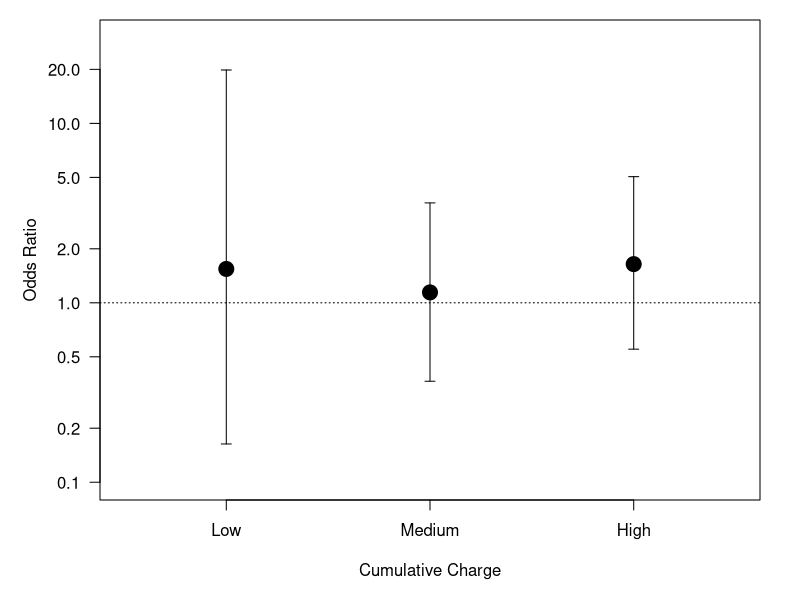
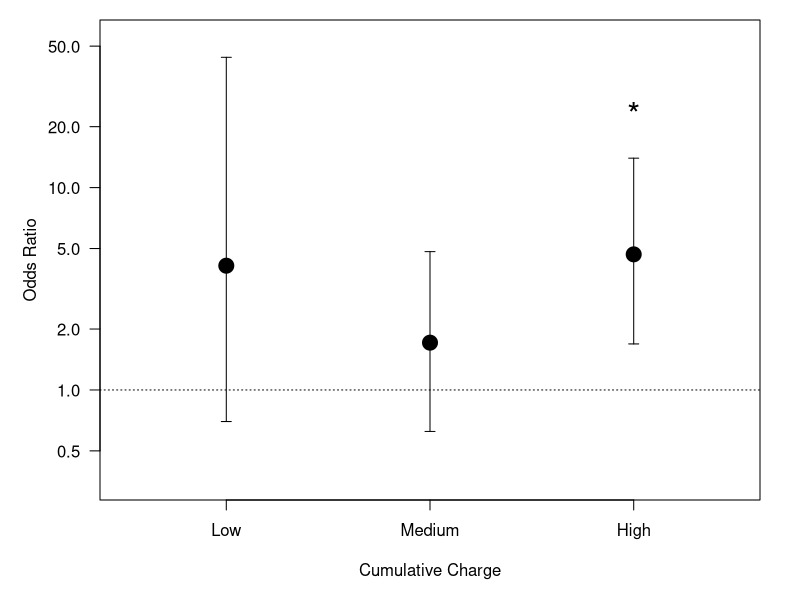

The R source for these figures, in order:
dat <- data.frame(ccharge = factor(c("Low","Medium","High"),
levels=c("Low","Medium","High")))

# Normal
dat$OR = c(1.544236,1.143023,1.642897)
dat$CILB <- c(0.1633985,0.3654732,0.5515256)
dat$CIUB <- c(19.8400365,3.6045734,5.0478014)

par(mar=c(5,5,1,2))
plot(c(1:3),dat$OR,pch = 19, cex = 2,col="black",
     las = 1,log="y",ylim = c(0.1,30), xlim = c(0.5,3.5),
     xaxt = 'n',ann=FALSE,bty='o')
abline(h=1, lty = "dotted")
axis(1, at = 1:3, lab=dat$ccharge, xlab = "Cumulative Charge")
arrows(c(1:3),dat$CILB,c(1:3),dat$CIUB,length=0.05,angle=90,code=3)
title(xlab = "Cumulative Charge", ylab = "Odds Ratio")


# Conservative
dat$OR <- c(4.111946,1.712852,4.678545)
dat$CILB <- c(0.6981593,0.6238405,1.688652)
dat$CIUB <- c(44.0443481,4.8254789,13.977431)

par(mar=c(5,5,1,2))
plot(c(1:3),dat$OR,pch = 19, cex = 2,col="black",
     las = 1,log="y",ylim = c(0.35,55), xlim = c(0.5,3.5),
     xaxt = 'n',ann=FALSE,bty='o')
abline(h=1, lty = "dotted")
axis(1, at = 1:3, lab=dat$ccharge, xlab = "Cumulative Charge")
arrows(c(1:3),dat$CILB,c(1:3),dat$CIUB,length=0.05,angle=90,code=3)
text(3,25,"*",cex = 2)
title(xlab = "Cumulative Charge", ylab = "Odds Ratio")